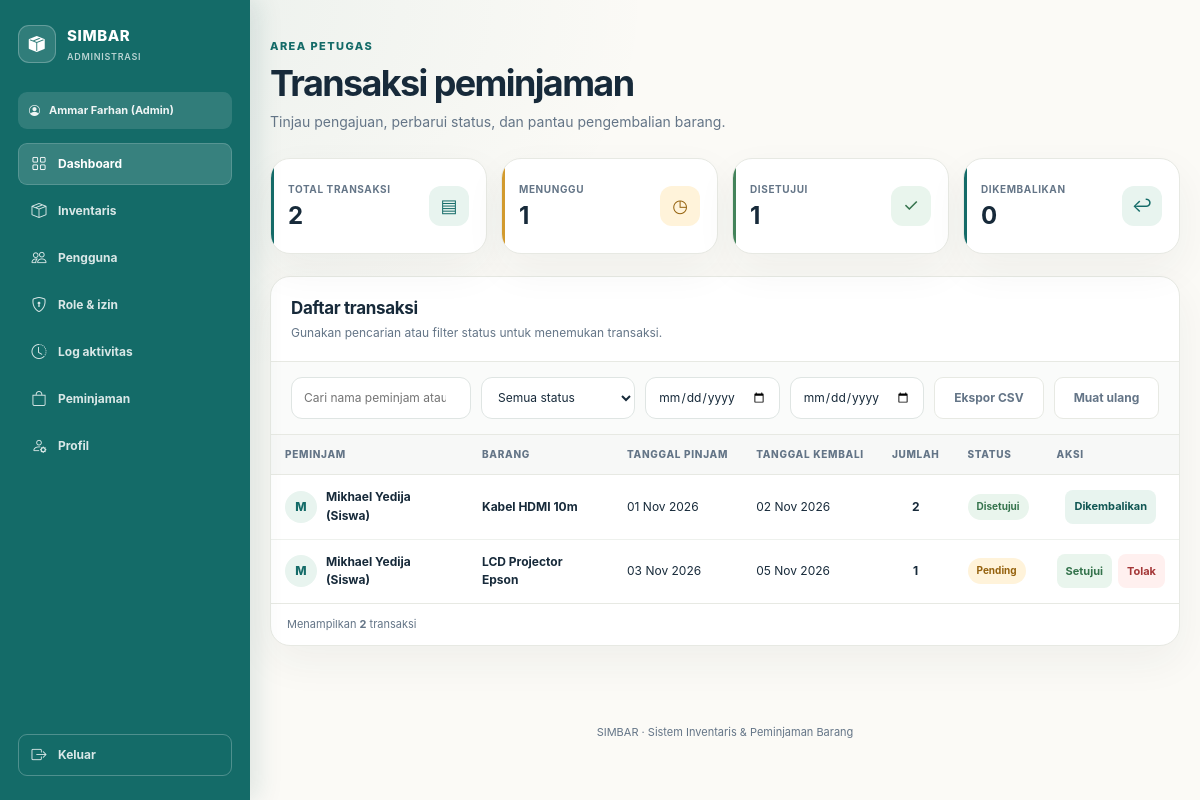
The page /petugas/index.php (signed in) on the database its author committed.
### tables this page shows
CREATE TABLE `peminjaman` (
  `id` int(11) NOT NULL,
  `user_id` int(11) NOT NULL,
  `barang_id` int(11) NOT NULL,
  `tanggal_pinjam` date NOT NULL,
  `tanggal_kembali` date NOT NULL,
  `jumlah_pinjam` int(11) NOT NULL DEFAULT 1,
  `status` enum('Pending','Disetujui','Ditolak','Dikembalikan') NOT NULL DEFAULT 'Pending',
  `created_at` timestamp NOT NULL DEFAULT current_timestamp()
);

CREATE TABLE `users` (
  `id` int(11) NOT NULL,
  `nama` varchar(100) NOT NULL,
  `username` varchar(50) NOT NULL,
  `password` varchar(255) NOT NULL,
  `role` varchar(50) NOT NULL DEFAULT 'peminjam',
  `created_at` timestamp NOT NULL DEFAULT current_timestamp()
);

CREATE TABLE `barang` (
  `id` int(11) NOT NULL,
  `nama_barang` varchar(100) NOT NULL,
  `kategori` varchar(50) NOT NULL,
  `foto` varchar(255) DEFAULT NULL,
  `diarsipkan` tinyint(1) NOT NULL DEFAULT 0,
  `stok` int(11) NOT NULL DEFAULT 0,
  `kondisi` enum('Baik','Rusak Ringan') NOT NULL DEFAULT 'Baik',
  `created_at` timestamp NOT NULL DEFAULT current_timestamp()
);

### config/auth.php (called while the page is built, shortened)
<?php
function simbar_permission_catalog(): array
{
    return [
        'transactions.view' => 'Melihat transaksi',
        'transactions.manage' => 'Mengubah status transaksi',
        'transactions.export' => 'Mengekspor transaksi',
        'transactions.delete' => 'Menghapus transaksi',
        'inventory.manage' => 'Mengelola inventaris',
        'users.manage' => 'Mengelola pengguna dan role',
        'audit.view' => 'Melihat log aktivitas',
        'borrow.use' => 'Mengajukan dan memantau peminjaman',
    ];
}
function simbar_role_permissions(PDO $pdo, string $role): array
{
    static $cache = [];
    if (isset($cache[$role])) {
        return $cache[$role];
    }
    try {
        $stmt = $pdo->prepare('SELECT permissions FROM roles WHERE role_key = :role LIMIT 1');
        $stmt->execute([':role' => $role]);
        $stored_permissions = $stmt->fetchColumn();
        $permissions = $stored_permissions === false
            ? []
            : json_decode((string)$stored_permissions, true);
    } catch (PDOException $e) {
        $permissions = simbar_default_role_permissions()[$role] ?? [];
    }
    $valid_permissions = simbar_permission_catalog();
    $cache[$role] = array_values(array_intersect(array_keys($valid_permissions), $permissions));
    return $cache[$role];
}
function simbar_user_has_permission(string $permission): bool
{
    global $pdo;
    $role = $_SESSION['role'] ?? '';
    return simbar_role_has_permission($pdo, $role, $permission);
}
function simbar_role_has_permission(PDO $pdo, string $role, string $permission): bool
{
    $permissions = simbar_role_permissions($pdo, $role);
    if ($permission === 'transactions.view' && array_intersect(
        ['transactions.manage', 'transactions.export', 'transactions.delete'],
        $permissions
    )) {
        return true;
    }
    return in_array($permission, $permissions, true);
}
function cek_akses($required_permission): void
{
    if (is_array($required_permission)) {
        if (in_array($_SESSION['role'] ?? '', $required_permission, true)) {
            return;
        }
    } elseif (is_string($required_permission) && simbar_user_has_permission($required_permission)) {
        return;
    }
    exit();
}
?>

### petugas/index.php (the view, shortened to what this page needs)
<?php
require_once '../config/koneksi.php';
require_once '../config/auth.php';
cek_akses('transactions.view');
function h($value): string
{
    return htmlspecialchars((string)$value, ENT_QUOTES, 'UTF-8');
}
function tanggal_indonesia($tanggal): string
{
    $timestamp = strtotime($tanggal);
    $bulan = [1 => 'Jan', 'Feb', 'Mar', 'Apr', 'Mei', 'Jun', 'Jul', 'Agu', 'Sep', 'Okt', 'Nov', 'Des'];
    return date('d', $timestamp) . ' ' . $bulan[(int)date('n', $timestamp)] . ' ' . date('Y', $timestamp);
}
$data_peminjaman = [];
try {
    $stmt = $pdo->query(
        'SELECT p.id, u.nama AS nama_peminjam, b.nama_barang,
                p.tanggal_pinjam, p.tanggal_kembali, p.jumlah_pinjam, p.status
         FROM peminjaman p
         JOIN users u ON p.user_id = u.id
         JOIN barang b ON p.barang_id = b.id
         ORDER BY p.id DESC'
    );
    $data_peminjaman = $stmt->fetchAll(PDO::FETCH_ASSOC);
} catch (PDOException $e) {
    error_log('SIMBAR staff transaction query failed: ' . $e->getMessage());
    $error_message = 'Data transaksi belum dapat dimuat. Silakan muat ulang halaman.';
}
$total = count($data_peminjaman);
$pending = 0;
$disetujui = 0;
$dikembalikan = 0;
foreach ($data_peminjaman as $transaksi) {
    switch ($transaksi['status']) {
        case 'Pending':
            $pending++;
            break;
        case 'Disetujui':
            $disetujui++;
            break;
    }
}
$status_class = [
    'Pending' => 'pending',
    'Disetujui' => 'approved',
    'Ditolak' => 'rejected',
    'Dikembalikan' => 'returned',
];
?>
<!DOCTYPE html>
<html lang="id">
<head>
    <?php require __DIR__ . '/../admin/sidebar_styles.php'; ?>
</head>
<body>
<?php $admin_sidebar_active = 'dashboard'; require __DIR__ . '/../admin/sidebar.php'; ?>
    <main class="container">
        <section class="welcome" aria-labelledby="page-title">
            <div>
                <p class="eyebrow">Area petugas</p>
                <h1 id="page-title">Transaksi peminjaman</h1>
                <p class="welcome-copy">Tinjau pengajuan, perbarui status, dan pantau pengembalian barang.</p>
            </div>
        </section>
        <section class="summary" aria-label="Ringkasan transaksi">
            <article class="summary-card">
                <div><span class="summary-label">Total transaksi</span><strong class="summary-value"><?= $total ?></strong></div>
                <span class="summary-icon" aria-hidden="true">▤</span>
            </article>
            <article class="summary-card pending-card">
                <div><span class="summary-label">Menunggu</span><strong class="summary-value"><?= $pending ?></strong></div>
                <span class="summary-icon" aria-hidden="true">◷</span>
            </article>
            <article class="summary-card approved-card">
                <div><span class="summary-label">Disetujui</span><strong class="summary-value"><?= $disetujui ?></strong></div>
                <span class="summary-icon" aria-hidden="true">✓</span>
            </article>
            <article class="summary-card returned-card">
                <div><span class="summary-label">Dikembalikan</span><strong class="summary-value"><?= $dikembalikan ?></strong></div>
                <span class="summary-icon" aria-hidden="true">↩</span>
            </article>
        </section>
        <section class="panel" aria-labelledby="transactions-title">
            <div class="panel-header">
                <div>
                    <h2 id="transactions-title">Daftar transaksi</h2>
                    <p>Gunakan pencarian atau filter status untuk menemukan transaksi.</p>
                </div>
            </div>
            <div class="filters">
                <input type="search" id="searchInput" aria-label="Cari peminjam atau barang" placeholder="Cari nama peminjam atau barang...">
                <select id="statusFilter" aria-label="Filter status">
                    <option value="">Semua status</option>
                </select>
                <input type="date" id="dateFrom" aria-label="Tanggal pinjam dari" title="Tanggal pinjam dari">
                <input type="date" id="dateTo" aria-label="Tanggal pinjam sampai" title="Tanggal pinjam sampai">
                <?php if (simbar_user_has_permission('transactions.export')): ?><a class="refresh export-link" href="../admin/ekspor_peminjaman.php" id="exportLink">Ekspor CSV</a><?php endif; ?>
                <a class="refresh" href="index.php">Muat ulang</a>
            </div>
            <?php if (empty($data_peminjaman)): ?>
                <div class="empty-state">
                    <span class="empty-icon" aria-hidden="true">▤</span>
                    Belum ada transaksi peminjaman.
                </div>
            <?php else: ?>
                <div class="table-wrap">
                    <table id="transactionTable">
                        <thead>
                            <tr>
                                <th>Peminjam</th>
                                <th>Barang</th>
                                <th>Tanggal pinjam</th>
                                <th>Tanggal kembali</th>
                                <th>Jumlah</th>
                                <th>Status</th>
                                <th>Aksi</th>
                            </tr>
                        </thead>
                        <tbody>
                            <?php foreach ($data_peminjaman as $transaksi): ?>
                                <?php
                                $status = $transaksi['status'];
                                $status_css = $status_class[$status] ?? 'pending';
                                $inisial = function_exists('mb_substr')
                                    ? mb_substr($transaksi['nama_peminjam'], 0, 1, 'UTF-8')
                                    : substr($transaksi['nama_peminjam'], 0, 1);
                                ?>
                                <tr>
                                    <td data-label="Peminjam">
                                        <div class="borrower">
                                            <span class="avatar"><?= h(function_exists('mb_strtoupper') ? mb_strtoupper($inisial, 'UTF-8') : strtoupper($inisial)) ?></span>
                                            <span><?= h($transaksi['nama_peminjam']) ?></span>
                                        </div>
                                    </td>
                                    <td data-label="Barang"><span class="item-name"><?= h($transaksi['nama_barang']) ?></span></td>
                                    <td data-label="Tanggal pinjam" data-date="<?= h($transaksi['tanggal_pinjam']) ?>"><?= h(tanggal_indonesia($transaksi['tanggal_pinjam'])) ?></td>
                                    <td data-label="Tanggal kembali" data-date="<?= h($transaksi['tanggal_kembali']) ?>"><?= h(tanggal_indonesia($transaksi['tanggal_kembali'])) ?></td>
                                    <td class="quantity" data-label="Jumlah"><?= (int)$transaksi['jumlah_pinjam'] ?></td>
                                    <td data-label="Status"><span class="status <?= h($status_css) ?>"><?= h($status) ?></span></td>
                                    <td data-label="Aksi">
                                        <div class="actions">
                                            <?php if (!simbar_user_has_permission('transactions.manage')): ?>
                                                <span class="date-subtitle">Lihat saja</span>
                                            <?php elseif ($status === 'Pending'): ?>
                                                <button class="action-button approve" type="button" title="Setujui pengajuan"
                                                    data-action-status="Disetujui" data-action-label="menyetujui"
                                                    data-id="<?= (int)$transaksi['id'] ?>"
                                                    data-nama="<?= h($transaksi['nama_peminjam']) ?>"
                                                    data-barang="<?= h($transaksi['nama_barang']) ?>">Setujui</button>
                                                <button class="action-button reject" type="button" title="Tolak pengajuan"
                                                    data-action-status="Ditolak" data-action-label="menolak"
                                                    data-id="<?= (int)$transaksi['id'] ?>"
                                                    data-nama="<?= h($transaksi['nama_peminjam']) ?>"
                                                    data-barang="<?= h($transaksi['nama_barang']) ?>">Tolak</button>
                                            <?php elseif ($status === 'Disetujui'): ?>
                                                <button class="action-button return" type="button" title="Tandai barang dikembalikan"
                                                    data-action-status="Dikembalikan" data-action-label="menandai barang sebagai dikembalikan"
                                                    data-id="<?= (int)$transaksi['id'] ?>"
                                                    data-nama="<?= h($transaksi['nama_peminjam']) ?>"
                                                    data-barang="<?= h($transaksi['nama_barang']) ?>">Dikembalikan</button>
                                            <?php else: ?>
                                                <span class="date-subtitle">Selesai</span>
                                            <?php endif; ?>
                                        </div>
                                    </td>
                                </tr>
                            <?php endforeach; ?>
                        </tbody>
                    </table>
                </div>
            <?php endif; ?>
            <div class="table-footer">Menampilkan <strong id="rowCount"><?= $total ?></strong> transaksi</div>
        </section>
    </main>
    <footer class="page-footer">SIMBAR · Sistem Inventaris &amp; Peminjaman Barang</footer>
</body>
</html>

### admin/sidebar_styles.php (style rules this page uses)
@media (min-width: 992px) { body { padding-left: 250px !important; } }

### rows shown on the page
peminjaman: user.nama "M", user.nama "Mikhael Yedija (Siswa)", barang.nama_barang "Kabel HDMI 10m", tanggal_pinjam "01 Nov 2026", tanggal_kembali "02 Nov 2026", jumlah_pinjam "2", status "Disetujui"
peminjaman: user.nama "M", user.nama "Mikhael Yedija (Siswa)", barang.nama_barang "LCD Projector Epson", tanggal_pinjam "03 Nov 2026", tanggal_kembali "05 Nov 2026", jumlah_pinjam "1", status "Pending"

### other values the page prints
$admin_sidebar_name "Ammar Farhan (Admin)"
$label "Dashboard"
$label "Inventaris"
$label "Pengguna"
$label "Role & izin"
$label "Log aktivitas"
$label "Peminjaman"
$label "Profil"
$total "2"
$pending "1"
$disetujui "1"
$dikembalikan "0"
